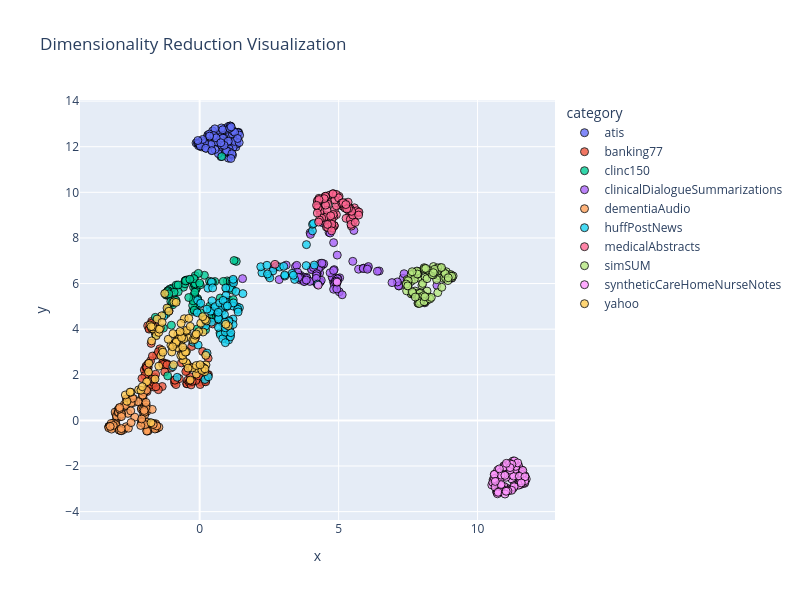

Notebook code cell kept with this figure:
### Code cell
# Get all CSV files.
all_files = glob.glob("./outputsTrain/*/mda_dim_scores.csv")  # change this to your folder path

# Loop through files.
all_dfs = []

for f in all_files:
    df = pd.read_csv(f)
    # Extract categories from doc_id
    doc_ids = df['doc_id']
    df['category'] = df['doc_id'].apply(lambda x: x.split('_')[0])
    
    # Aggregate numeric factor columns by category
    factor_cols = [f"factor_{i}" for i in range(1, 7)]
    df_agg = df.groupby('category')[factor_cols].mean().reset_index()
    df_agg['doc_id'] = doc_ids
    print(df_agg)
    all_dfs.append(df_agg)

# Concatenate all aggregated DataFrames
dfs = pd.concat(all_dfs, ignore_index=True)

dim_red_results = all_dim_red_methods(dfs)
plot_results(dim_red_results)
# Use UMAP as chosen method.
dfs = put_embeddings_in_df(dfs, umap.UMAP)
draw_dim_red_plot(dfs)
